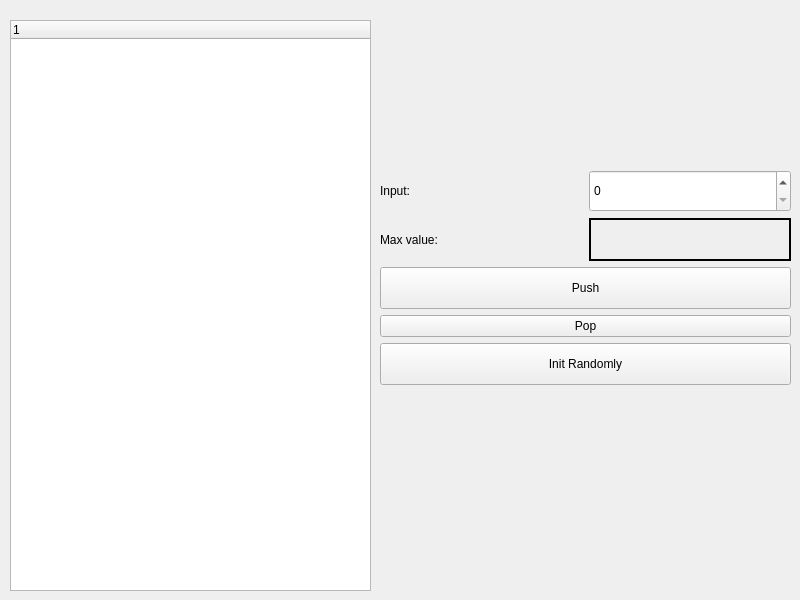
<?xml version="1.0" encoding="UTF-8"?>
<ui version="4.0">
 <class>MainWindow</class>
 <widget class="QMainWindow" name="MainWindow">
  <property name="geometry">
   <rect>
    <x>0</x>
    <y>0</y>
    <width>800</width>
    <height>600</height>
   </rect>
  </property>
  <property name="windowTitle">
   <string>MainWindow</string>
  </property>
  <widget class="QWidget" name="centralwidget">
   <widget class="QTreeWidget" name="tree">
    <property name="geometry">
     <rect>
      <x>10</x>
      <y>20</y>
      <width>361</width>
      <height>571</height>
     </rect>
    </property>
    <column>
     <property name="text">
      <string notr="true">1</string>
     </property>
    </column>
   </widget>
   <widget class="QWidget" name="gridLayoutWidget">
    <property name="geometry">
     <rect>
      <x>380</x>
      <y>170</y>
      <width>411</width>
      <height>215</height>
     </rect>
    </property>
    <layout class="QGridLayout" name="gridLayout">
     <item row="2" column="0" colspan="2">
      <widget class="QPushButton" name="pushBtn">
       <property name="sizePolicy">
        <sizepolicy hsizetype="Minimum" vsizetype="Expanding">
         <horstretch>0</horstretch>
         <verstretch>0</verstretch>
        </sizepolicy>
       </property>
       <property name="text">
        <string>Push</string>
       </property>
      </widget>
     </item>
     <item row="0" column="1">
      <widget class="QSpinBox" name="inpBox">
       <property name="sizePolicy">
        <sizepolicy hsizetype="Minimum" vsizetype="Expanding">
         <horstretch>0</horstretch>
         <verstretch>0</verstretch>
        </sizepolicy>
       </property>
      </widget>
     </item>
     <item row="0" column="0">
      <widget class="QLabel" name="label_2">
       <property name="sizePolicy">
        <sizepolicy hsizetype="Preferred" vsizetype="Expanding">
         <horstretch>0</horstretch>
         <verstretch>0</verstretch>
        </sizepolicy>
       </property>
       <property name="text">
        <string>Input:</string>
       </property>
      </widget>
     </item>
     <item row="3" column="0" colspan="2">
      <widget class="QPushButton" name="popBtn">
       <property name="text">
        <string>Pop</string>
       </property>
      </widget>
     </item>
     <item row="4" column="0" colspan="2">
      <widget class="QPushButton" name="initBtn">
       <property name="sizePolicy">
        <sizepolicy hsizetype="Minimum" vsizetype="Expanding">
         <horstretch>0</horstretch>
         <verstretch>0</verstretch>
        </sizepolicy>
       </property>
       <property name="text">
        <string>Init Randomly</string>
       </property>
      </widget>
     </item>
     <item row="1" column="0">
      <widget class="QLabel" name="label_3">
       <property name="text">
        <string>Max value:</string>
       </property>
      </widget>
     </item>
     <item row="1" column="1">
      <widget class="QLabel" name="maxLbl">
       <property name="sizePolicy">
        <sizepolicy hsizetype="Preferred" vsizetype="Expanding">
         <horstretch>0</horstretch>
         <verstretch>0</verstretch>
        </sizepolicy>
       </property>
       <property name="frameShape">
        <enum>QFrame::WinPanel</enum>
       </property>    
       <property name="text">  
        <string/>  
       </property>  
      </widget>  
     </item>
    </layout>
   </widget>
  </widget>
 </widget>
 <resources/>
 <connections/>
</ui>
